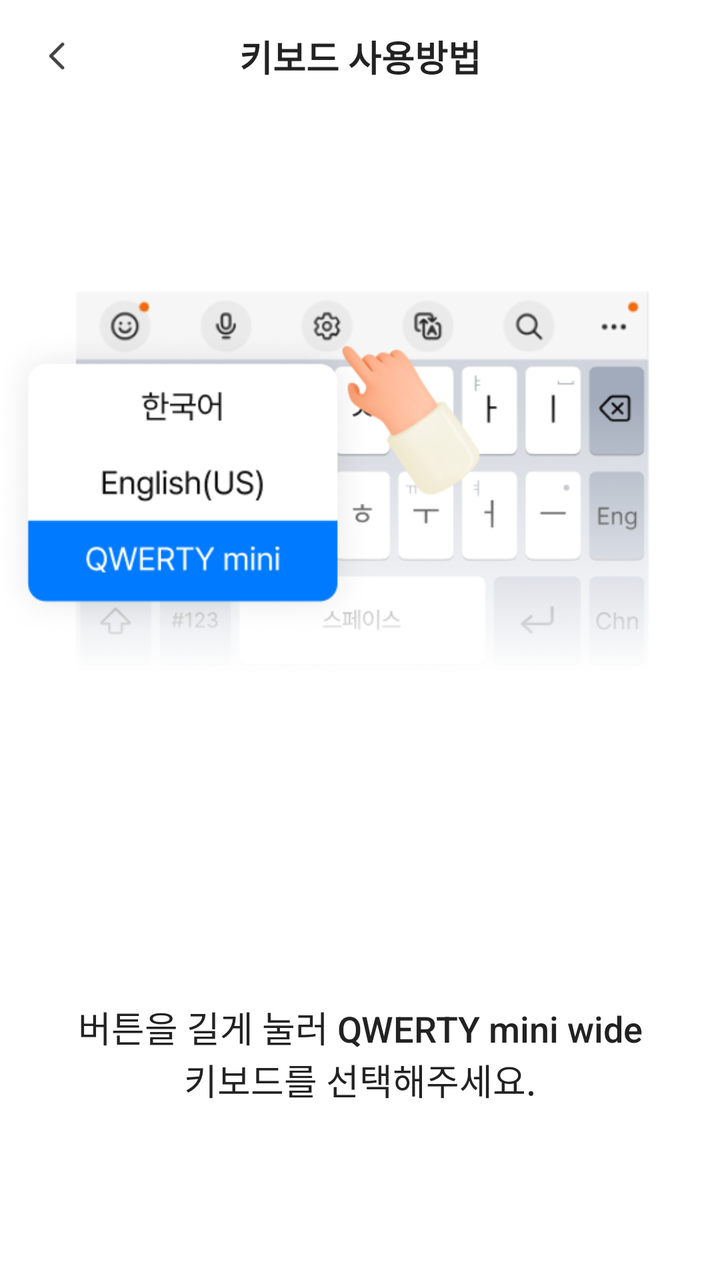
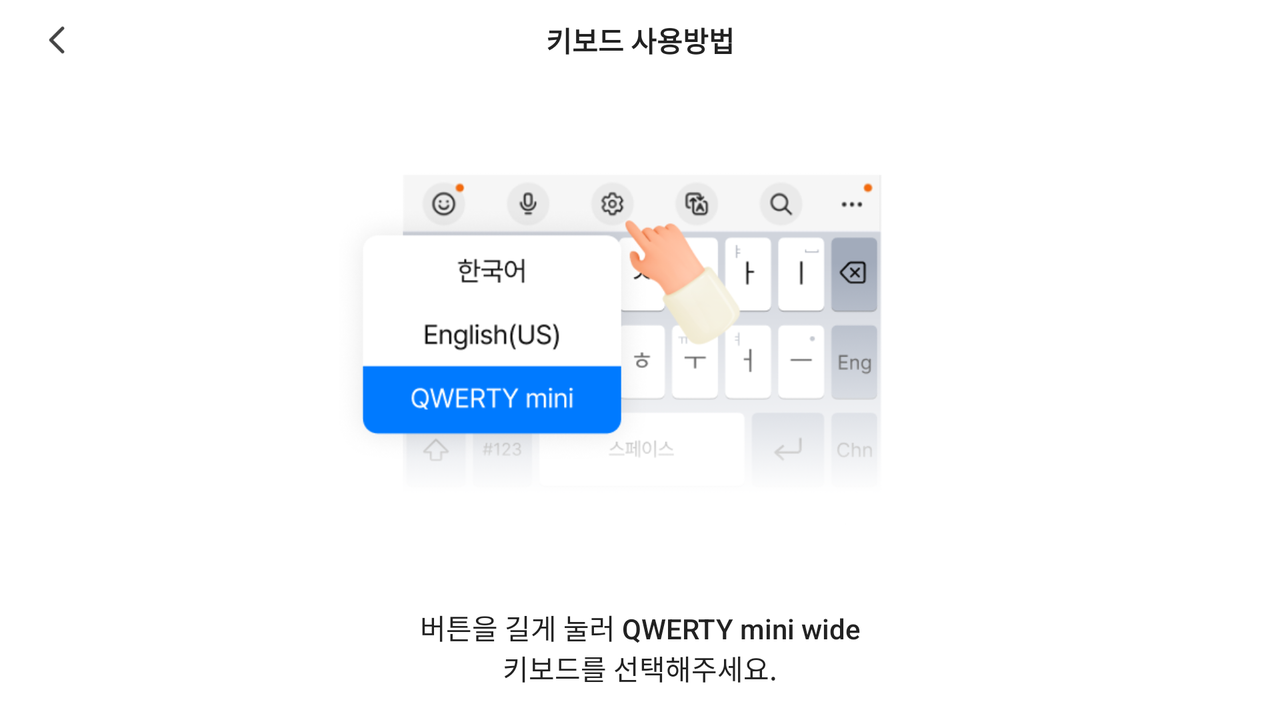

An Android layout and its configuration variant, each rendered on a device that would load it. The default file and the variant file are quoted in full after the pictures.
<!-- AndroidManifest.xml: application theme Theme.QWERTY_mini_wide -->
<!-- res/layout/activity_howused.xml -->
<?xml version="1.0" encoding="utf-8"?>
<androidx.constraintlayout.widget.ConstraintLayout xmlns:android="http://schemas.android.com/apk/res/android"
    xmlns:app="http://schemas.android.com/apk/res-auto"
    xmlns:tools="http://schemas.android.com/tools"
    android:layout_width="match_parent"
    android:layout_height="match_parent"
    android:background="@color/white">

    <TextView
        android:id="@+id/textView2"
        android:layout_width="wrap_content"
        android:layout_height="wrap_content"
        android:text="키보드 사용방법"
        android:textColor="@color/textPrimary"
        android:textSize="18sp"
        android:textStyle="bold"
        app:layout_constraintBottom_toBottomOf="@+id/btnBack2"
        app:layout_constraintEnd_toEndOf="parent"
        app:layout_constraintStart_toStartOf="parent"
        app:layout_constraintTop_toTopOf="@+id/btnBack2" />

    <ImageButton
        android:id="@+id/btnBack2"
        android:layout_width="24dp"
        android:layout_height="24dp"
        android:layout_marginStart="16dp"
        android:layout_marginTop="16dp"
        android:background="?attr/selectableItemBackgroundBorderless"
        android:contentDescription="@string/back"
        android:scaleType="fitXY"
        android:src="@drawable/ic_arrow_back"
        app:layout_constraintStart_toStartOf="parent"
        app:layout_constraintTop_toTopOf="parent" />

    <ImageView
        android:id="@+id/imageView2"
        android:layout_width="0dp"
        android:layout_height="wrap_content"
        android:layout_marginBottom="200dp"
        app:layout_constraintBottom_toBottomOf="parent"
        app:layout_constraintEnd_toEndOf="parent"
        app:layout_constraintHorizontal_bias="0.0"
        app:layout_constraintStart_toStartOf="parent"
        app:layout_constraintTop_toBottomOf="@+id/textView2"
        app:srcCompat="@drawable/img_howused" />

    <TextView
        android:id="@+id/txt_note"
        android:layout_width="wrap_content"
        android:layout_height="wrap_content"
        android:layout_marginTop="80dp"
        android:fontFamily="sans-serif-medium"
        android:text=" 버튼을 길게 눌러 QWERTY mini wide\n키보드를 선택해주세요."
        android:textAlignment="center"
        android:textColor="@color/textPrimary"
        android:textSize="18sp"
        app:layout_constraintEnd_toEndOf="parent"
        app:layout_constraintStart_toStartOf="parent"
        app:layout_constraintTop_toBottomOf="@+id/imageView2" />

</androidx.constraintlayout.widget.ConstraintLayout>
<!-- resources referenced by this layout -->
<resources>
  <color name="textPrimary">#222222</color>
  <color name="white">#FFFFFFFF</color>
  <!-- drawable ic_arrow_back: png bitmap (drawable, 553 bytes) -->
  <!-- drawable img_howused: png bitmap (drawable, 55041 bytes) -->
  <string name="back">뒤로가기</string>
  <style name="Theme.QWERTY_mini_wide" parent="Base.Theme.QWERTY_mini_wide" />
  <style name="Base.Theme.QWERTY_mini_wide" parent="Theme.Material3.DayNight.NoActionBar">
          
          <item name="android:statusBarColor">@color/black</item>
          
          <item name="android:windowLightStatusBar">false</item>
      </style>
  <color name="black">#FF000000</color>
</resources>
<!-- res/layout-land/activity_howused.xml (the repository's variant of the layout above) -->
<!-- drawn on the phone turned sideways -->
<?xml version="1.0" encoding="utf-8"?>
<androidx.constraintlayout.widget.ConstraintLayout xmlns:android="http://schemas.android.com/apk/res/android"
    xmlns:app="http://schemas.android.com/apk/res-auto"
    xmlns:tools="http://schemas.android.com/tools"
    android:layout_width="match_parent"
    android:layout_height="match_parent"
    android:background="@color/white">

    <TextView
        android:id="@+id/textView2"
        android:layout_width="wrap_content"
        android:layout_height="wrap_content"
        android:text="키보드 사용방법"
        android:textColor="@color/textPrimary"
        android:textSize="14sp"
        android:textStyle="bold"
        app:layout_constraintBottom_toBottomOf="@+id/btnBack2"
        app:layout_constraintEnd_toEndOf="parent"
        app:layout_constraintStart_toStartOf="parent"
        app:layout_constraintTop_toTopOf="@+id/btnBack2" />

    <ImageButton
        android:id="@+id/btnBack2"
        android:layout_width="24dp"
        android:layout_height="24dp"
        android:layout_marginStart="16dp"
        android:layout_marginTop="8dp"
        android:background="?attr/selectableItemBackgroundBorderless"
        android:contentDescription="@string/back"
        android:scaleType="fitXY"
        android:src="@drawable/ic_arrow_back"
        app:layout_constraintStart_toStartOf="parent"
        app:layout_constraintTop_toTopOf="parent" />

    <ImageView
        android:id="@+id/imageView2"
        android:layout_width="0dp"
        android:layout_height="0dp"
        android:layout_marginTop="40dp"
        android:layout_marginBottom="40dp"
        android:scaleType="fitCenter"
        app:layout_constraintBottom_toTopOf="@+id/txt_note"
        app:layout_constraintEnd_toEndOf="parent"
        app:layout_constraintStart_toStartOf="parent"
        app:layout_constraintTop_toBottomOf="@+id/textView2"
        app:srcCompat="@drawable/img_howused" />

    <TextView
        android:id="@+id/txt_note"
        android:layout_width="wrap_content"
        android:layout_height="wrap_content"
        android:layout_marginBottom="16dp"
        android:fontFamily="sans-serif-medium"
        android:text=" 버튼을 길게 눌러 QWERTY mini wide\n키보드를 선택해주세요."
        android:textAlignment="center"
        android:textColor="@color/textPrimary"
        android:textSize="14sp"
        app:layout_constraintBottom_toBottomOf="parent"
        app:layout_constraintEnd_toEndOf="parent"
        app:layout_constraintStart_toStartOf="parent" />

</androidx.constraintlayout.widget.ConstraintLayout>
